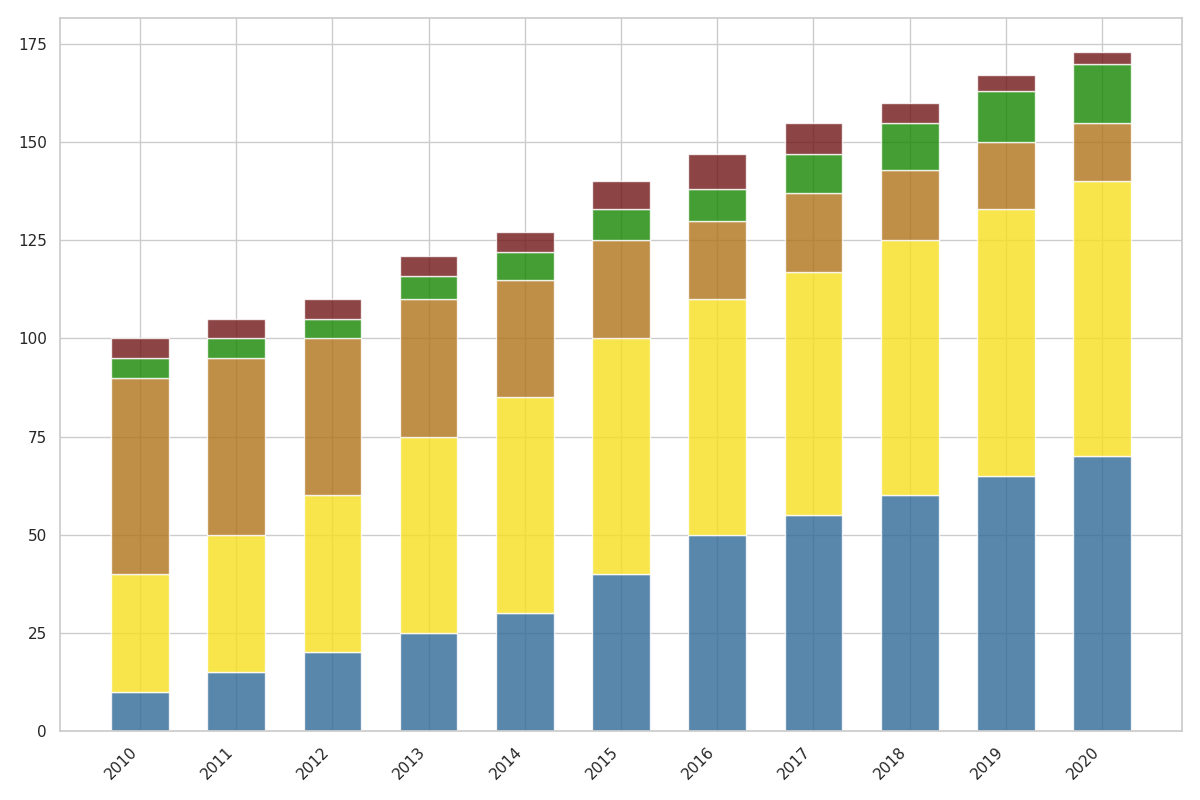

This chart was generated by the following Python code:
import matplotlib.pyplot as plt
import numpy as np

years = np.arange(2010, 2021)
python = np.array([10, 15, 20, 25, 30, 40, 50, 55, 60, 65, 70])
javascript = np.array([30, 35, 40, 50, 55, 60, 60, 62, 65, 68, 70])
java = np.array([50, 45, 40, 35, 30, 25, 20, 20, 18, 17, 15])
csharp = np.array([5, 5, 5, 6, 7, 8, 8, 10, 12, 13, 15])
ruby = np.array([5, 5, 5, 5, 5, 7, 9, 8, 5, 4, 3])

bottom_js = python
bottom_java = bottom_js + javascript
bottom_csharp = bottom_java + java
bottom_ruby = bottom_csharp + csharp

fig, ax = plt.subplots(figsize=(12, 8))

ax.bar(years, python, color='#306998', width=0.6, alpha=0.8)
ax.bar(years, javascript, bottom=bottom_js, color='#F7DF1E', width=0.6, alpha=0.8)
ax.bar(years, java, bottom=bottom_java, color='#b07219', width=0.6, alpha=0.8)
ax.bar(years, csharp, bottom=bottom_csharp, color='#178600', width=0.6, alpha=0.8)
ax.bar(years, ruby, bottom=bottom_ruby, color='#701516', width=0.6, alpha=0.8)

ax.set_xticks(years)
ax.set_xticklabels(years, rotation=45, ha="right")

plt.tight_layout()
plt.show()
